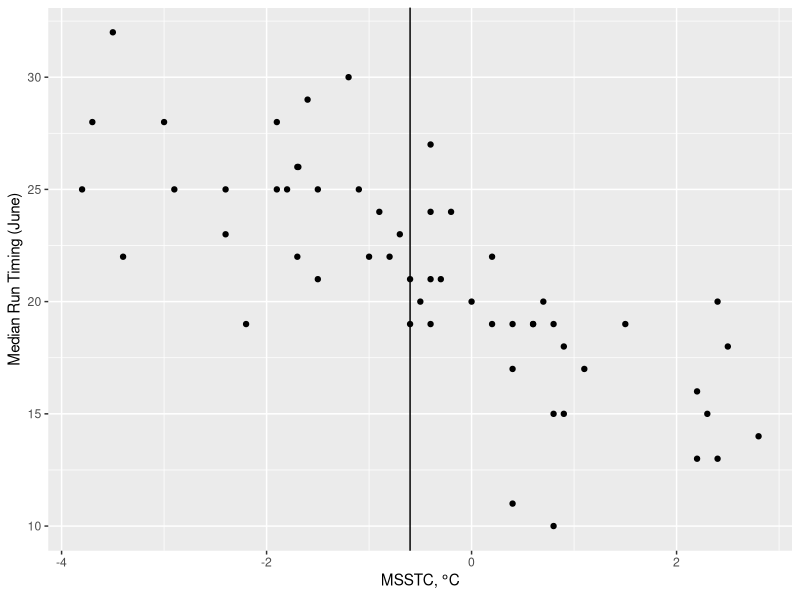
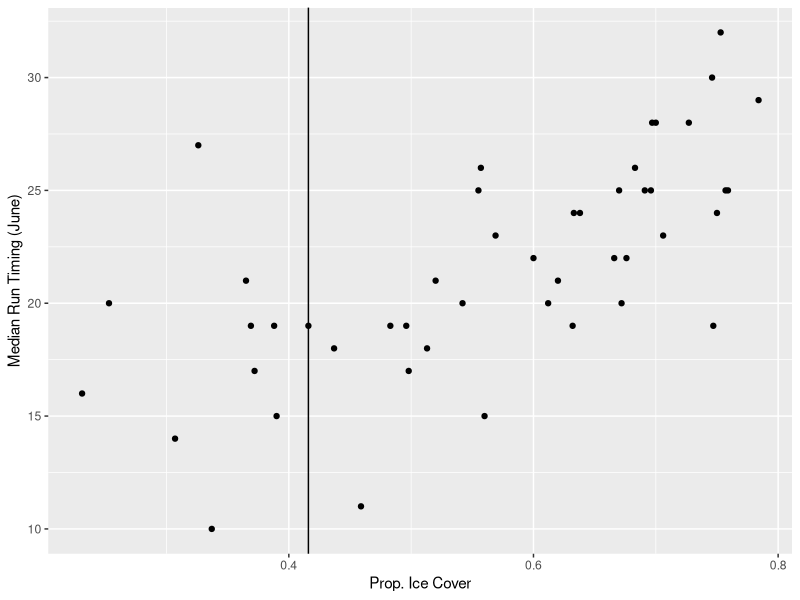
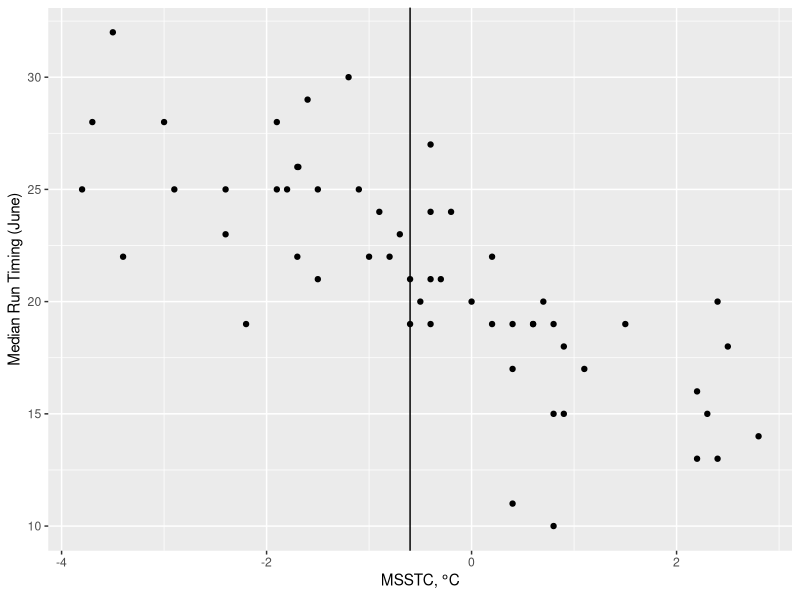
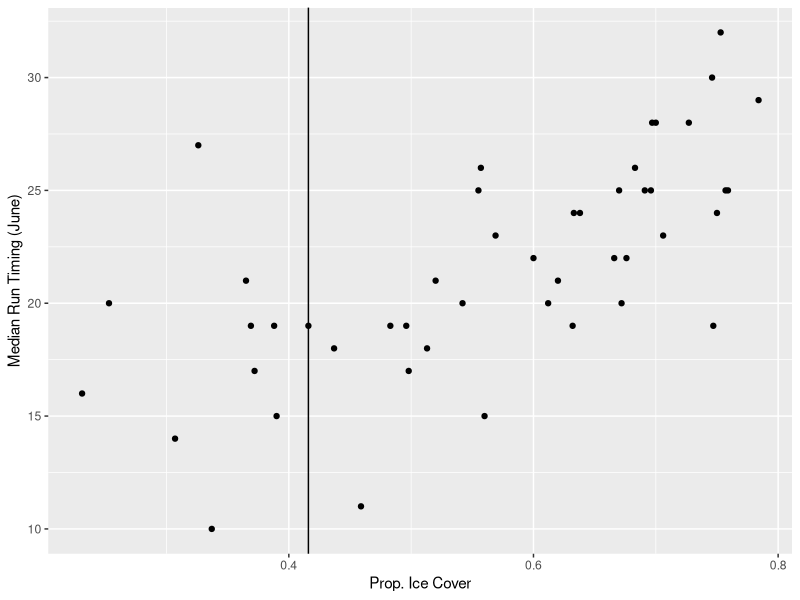

These charts were generated, in order, by the following R code: (Note: this script raises an error after producing the figures.)
#' may_forecast.R
#'
#' 15/25/50 %tiles of timing using

library(dplyr)
library(ggplot2)

# Data loading/cleanup
######################

yuk <- read.csv("data/yukon.csv",
                stringsAsFactors = FALSE)


# Plots
ggplot(yuk, aes(msstc, mdj)) +
  geom_point() +
  geom_vline(xintercept = yuk[which(yuk$year == 2016),"msstc"]) +
  labs(x = expression("MSSTC,"*~degree*"C"), y = "Median Run Timing (June)")

ggsave("may_forecast/mdj_against_msstc.png", width = 7, height = 6)

ggplot(yuk, aes(pice, mdj)) +
  geom_point() +
  geom_vline(xintercept = yuk[which(yuk$year == 2016),"pice"]) +
  labs(x = "Prop. Ice Cover", y = "Median Run Timing (June)")

ggsave("may_forecast/mdj_against_pice.png", width = 7, height = 6)

# Models

# 15%
model_fifdj <- lm(fifdj ~ amatc + msstc + pice, data = subset(yuk, year < 2016))
summary(model_fifdj)
prediction_fifdj <- floor(predict(model_fifdj, newdata = yuk[yuk$year == 2016,]))
prediction_fifdj

# 25%
model_qdj <- lm(qdj ~ amatc + msstc + pice, data = subset(yuk, year < 2016))
summary(model_qdj)
prediction_qdj <- floor(predict(model_qdj, newdata = yuk[yuk$year == 2016,]))
prediction_qdj

# 50%
model_mdj <- lm(mdj ~ amatc + msstc + pice, data = subset(yuk, year < 2016))
summary(model_mdj)
prediction_mdj <- floor(predict(model_mdj, newdata = yuk[yuk$year == 2016,]))
prediction_mdj

predictions <- data.frame(percentile = c("fifdj", "qdj", "mdj"),
                          prediction = as.integer(c(prediction_fifdj,
                                         prediction_qdj,
                                         prediction_mdj)))
write.csv(predictions, file = "may_forecast/predictions.csv")
